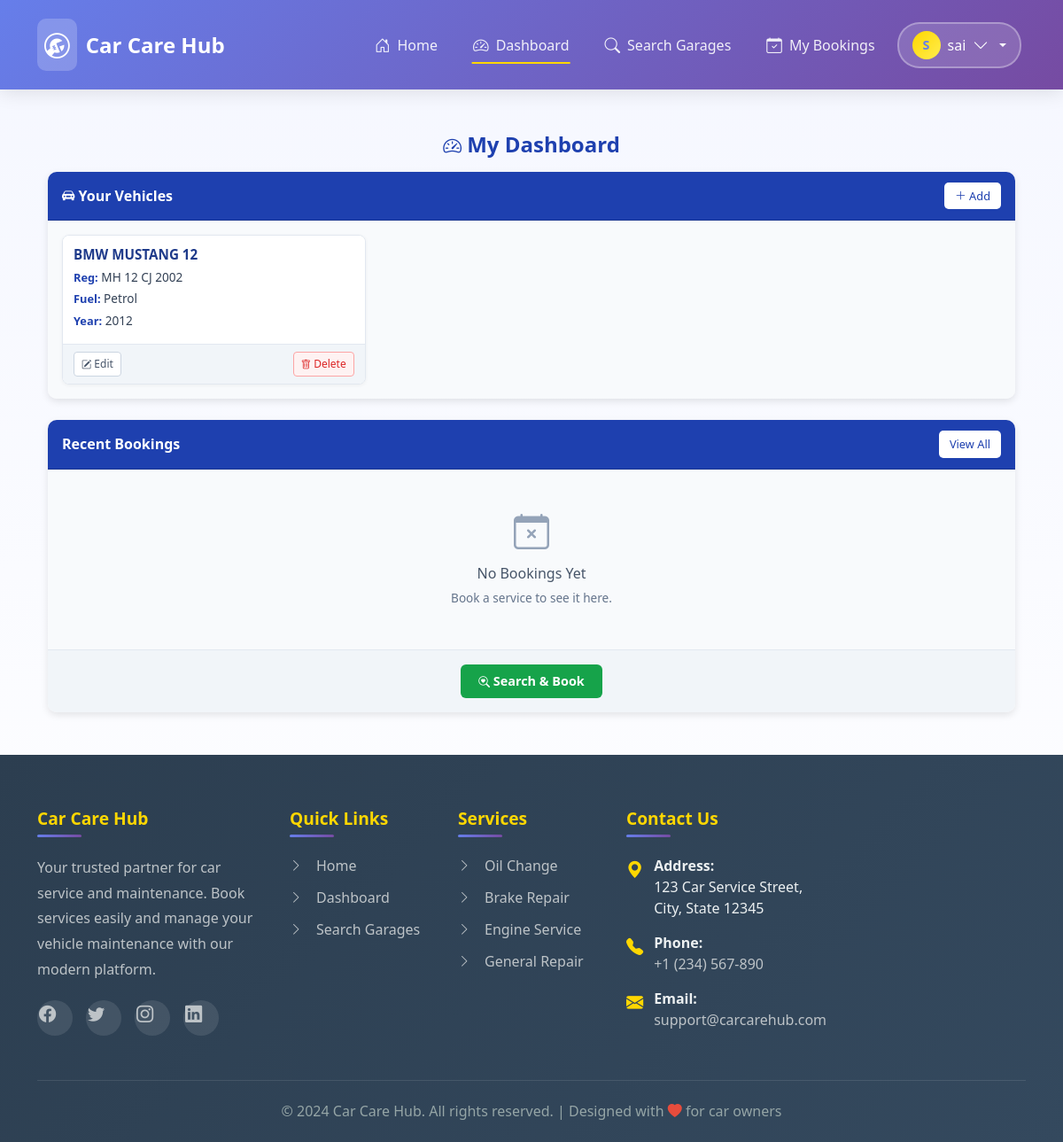
/customers/dashboard/ (signed in), run on an earlier commit of the app's database.
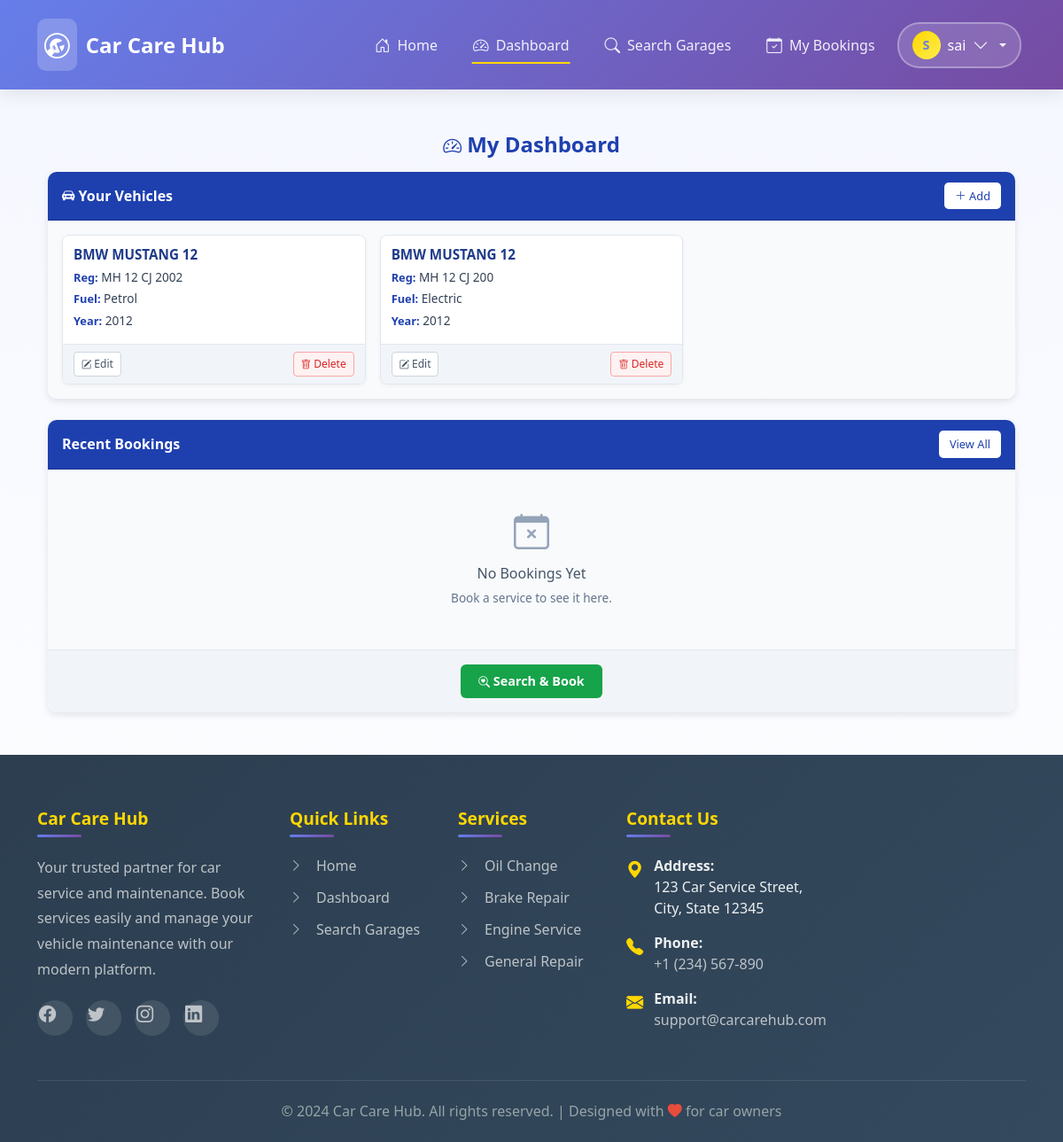
And on a later commit of the database.
### customers/models.py (models this page shows, shortened)
class Vehicle(models.Model):
    VEHICLE_TYPES = [
        ('2W', 'Two Wheeler'),
        ('4W', 'Four Wheeler'),
    ]
    FUEL_TYPES = [
        ('Petrol', 'Petrol'),
        ('Diesel', 'Diesel'),
        ('Electric', 'Electric'),
        ('Hybrid', 'Hybrid'),
        ('CNG', 'CNG'),
    ]
    customer = models.ForeignKey(User, on_delete=models.CASCADE, related_name='vehicles')
    vehicle_type = models.CharField(max_length=2, choices=VEHICLE_TYPES)
    brand = models.CharField(max_length=50)
    model = models.CharField(max_length=50)
    year_of_manufacture = models.PositiveIntegerField()
    fuel_type = models.CharField(max_length=10, choices=FUEL_TYPES)
    registration_number = models.CharField(max_length=20, unique=True)
    last_service_date = models.DateField(blank=True, null=True)
    created_at = models.DateTimeField(auto_now_add=True)

### customers/views.py (the view)
# urls.py: path('dashboard/', views.customer_dashboard, name='dashboard'),
@login_required
def customer_dashboard(request):
    vehicles = Vehicle.objects.filter(customer=request.user)
    bookings = Booking.objects.filter(customer=request.user).order_by('-booked_on')[:5]
    return render(request, 'customers/customer_dashboard.html', {
        'vehicles': vehicles,
        'bookings': bookings
    })

### customers/templates/customers/customer_dashboard.html (shortened to what this page needs)
{% extends 'base.html' %}
{% block content %}
<div class="container my-4 dashboard-container">
  <h2 class="text-center mb-3 dashboard-title">
    <i class="bi bi-speedometer2" style="font-size: 1.3rem;"></i> My Dashboard
  </h2>
  <div class="card mb-4 card-custom">
    <div class="card-header d-flex justify-content-between align-items-center card-header-custom">
      <h5 class="mb-0" style="font-weight: 600; font-size: 1rem;">
        <i class="bi bi-car-front-fill" style="font-size: 0.9rem;"></i> Your Vehicles
      </h5>
      <a href="{% url 'customers:add_vehicle' %}" class="add-btn">
        <i class="bi bi-plus-lg" style="font-size: 0.8rem;"></i> Add
      </a>
    </div>
    <div class="card-body" style="padding: 1rem; background-color: #f8fafc;">
      {% if vehicles %}
      <div class="row g-3">
        {% for v in vehicles %}
        <div class="col-md-4 col-sm-6">
          <div class="card h-100 vehicle-card">
            <div class="card-body vehicle-card-body">
              <h6 class="vehicle-title">{{ v.brand }} {{ v.model }}</h6>
              <p class="vehicle-info"><strong>Reg:</strong> {{ v.registration_number }}</p>
              <p class="vehicle-info"><strong>Fuel:</strong> {{ v.fuel_type }}</p>
              <p class="vehicle-info"><strong>Year:</strong> {{ v.year_of_manufacture }}</p>
            </div>
            <div class="card-footer d-flex justify-content-between vehicle-card-footer">
              <a href="{% url 'customers:edit_vehicle' v.id %}" class="edit-btn">
                <i class="bi bi-pencil-square" style="font-size: 0.7rem;"></i> Edit
              </a>
              <a href="{% url 'customers:delete_vehicle' v.id %}" class="delete-btn">
                <i class="bi bi-trash" style="font-size: 0.7rem;"></i> Delete
              </a>
            </div>
          </div>
        </div>
        {% endfor %}
      </div>
      {% endif %}
    </div>
  </div>
  <div class="card card-custom">
    <div class="card-header d-flex justify-content-between align-items-center card-header-custom">
      <h5 class="mb-0" style="font-weight: 600; font-size: 1rem;">
         Recent Bookings
      </h5>
      <a href="{% url 'customers:booking_history' %}" class="add-btn">View All</a>
    </div>
    <div class="card-body" style="padding: 1rem; background-color: #f8fafc;">
      {% if bookings %}
      <div class="table-responsive">
        <table class="custom-table">
          <thead>
            <tr>
              <th>Garage</th>
              <th>Service</th>
              <th>Status</th>
              <th>Date</th>
            </tr>
          </thead>
          <tbody>
            {% for b in bookings %}
            <tr>
              <td>{{ b.garage.name }}</td>
              <td>{{ b.service_type }}</td>
              <td>
                <span class="status-badge
                  {% if b.status == 'Completed' %}status-completed
                  {% elif b.status == 'In Process' %}status-inprocess
                  {% elif b.status == 'Pending' %}status-pending
                  {% else %}status-default{% endif %}">
                  {{ b.status }}
                </span>
              </td>
              <td>{{ b.booked_on|date:"d M Y" }}</td>
            </tr>
            {% endfor %}
          </tbody>
        </table>
      </div>
      {% else %}
      <div class="text-center py-4">
        <i class="bi bi-calendar-x" style="font-size: 2.5rem; color: #94a3b8;"></i>
        <h5 style="margin-top: 0.5rem; color: #475569; font-size: 1rem;">No Bookings Yet</h5>
        <p class="no-data">Book a service to see it here.</p>
      </div>
      {% endif %}
    </div>
    <div class="card-footer text-center" style="background-color: #f1f5f9; padding: 1rem; border-top: 1px solid #e2e8f0;">
      <a href="{% url 'customers:search_garages' %}" class="footer-btn">
        <i class="bi bi-search-heart" style="font-size: 0.8rem;"></i> Search & Book
      </a>
    </div>
  </div>
</div>
{% endblock %}

What changed in the data, as far as the page shows it:
added Vehicle: brand "BMW", model "MUSTANG 12", registration_number "MH 12 CJ 200", fuel_type "Electric", year_of_manufacture "2012"
